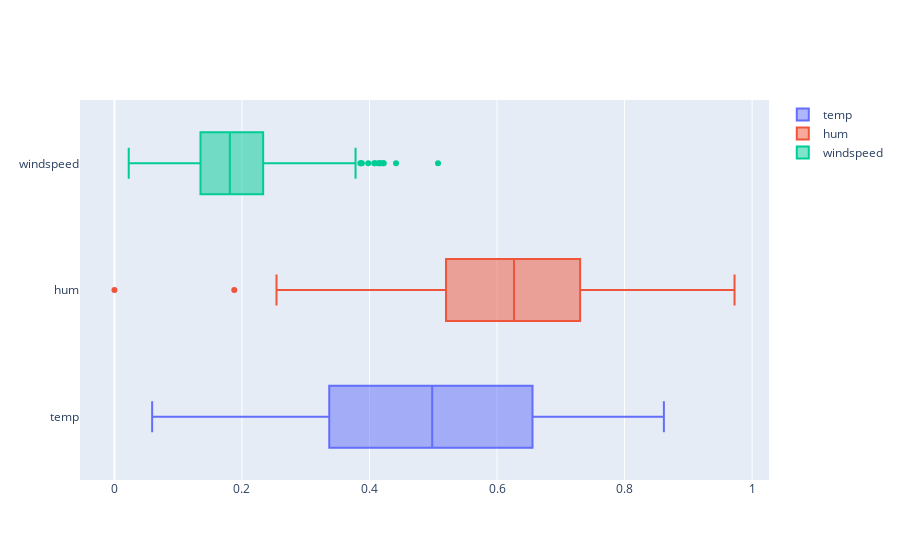

Notebook code cell kept with this figure:
### Code cell
temp=go.Box(
x=data['temp'],name='temp'
)
hum=go.Box(
x=data['hum'],name='hum'
)
windspeed=go.Box(
x=data['windspeed'],name='windspeed'
)
py.iplot([temp,hum,windspeed])

### Figure 1 — Plotly figure (JSON) as saved in the notebook; plotly's stock layout.template omitted (floating-point values rounded to 4 significant figures; data arrays with more than 128 entries replaced by an {"elided": "..."} marker saying what was removed)
{"data": [{"name": "temp", "type": "box", "x": {"elided": "731 float values"}}, {"name": "hum", "type": "box", "x": {"elided": "731 float values"}}, {"name": "windspeed", "type": "box", "x": {"elided": "731 float values"}}], "layout": {}}
